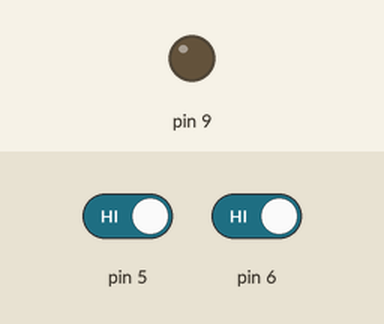
The sketch below on a simulated Arduino Uno, built with avr-gcc and run on an emulated ATmega328P. On the bench: output pins drawn as LEDs (lit = HIGH). The test bench sets the inputs (shaded band); at power-on: pin 5 HIGH, pin 6 HIGH. What the sketch prints to the serial monitor is not drawn.

Above: at 1.2 s.
1.3 s: pin 5 driven LOW and pin 6 driven LOW
At 2.5 s:
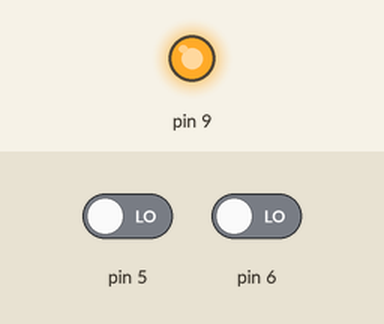
2.8 s: pin 5 driven HIGH
At 3.8 s:
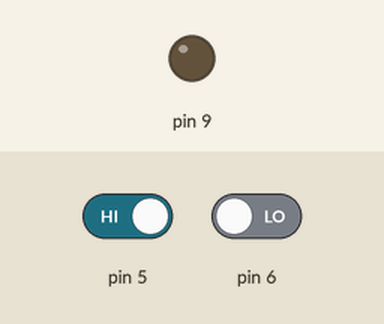
4.3 s: pin 5 driven LOW
At 4.8 s:
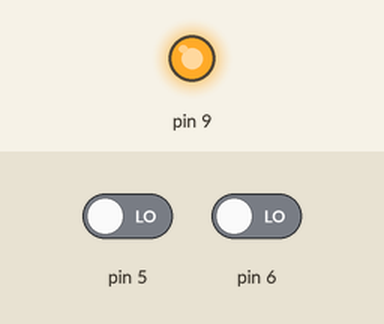
Timing chart, 0 to 7.3 s (numbered marks = the images above; inputs shaded):
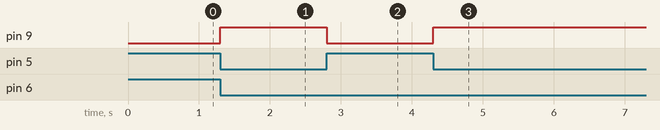

Measured:
- after the input at 1.3 s, pin 9: LOW → HIGH at once
- after the input at 2.8 s, pin 9: HIGH → LOW at once
- after the input at 4.3 s, pin 9: LOW → HIGH at once

The sketch:

NOR.ino
```cpp
int i=0;
int j=0;
void setup() {
  // put your setup code here, to run once:
  Serial.begin(9600);
pinMode(5,INPUT);
pinMode(6,INPUT);
pinMode(9,OUTPUT);


}

void loop() {
  // put your main code here, to run repeatedly:
i=digitalRead(5); //Reads state of input pin 5
j=digitalRead(6);
if (i==0 & j==0){
  digitalWrite(9,HIGH); //gives output to pin 9 as HIGH
  }
else {
  digitalWrite(9,LOW);
  }
  Serial.println(i);
}
```
